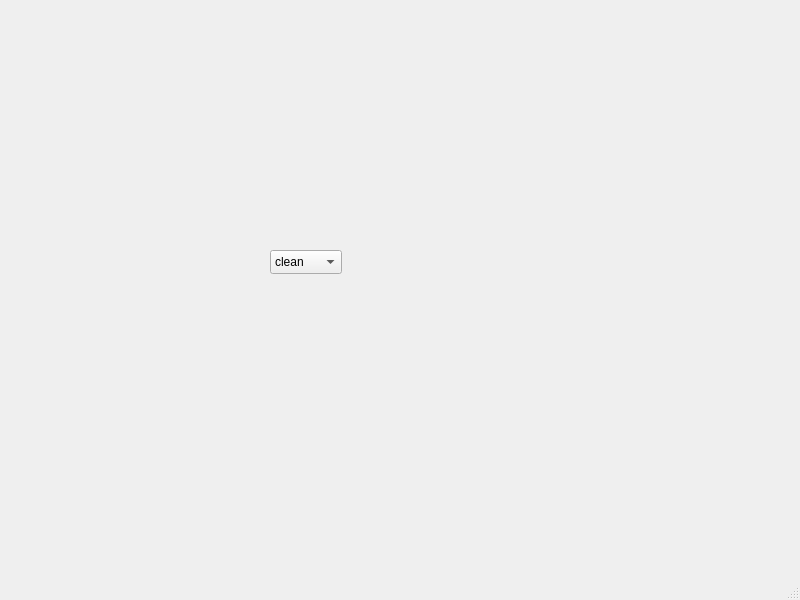
<?xml version="1.0" encoding="UTF-8"?>
<ui version="4.0">
 <class>MainWindow</class>
 <widget class="QMainWindow" name="MainWindow">
  <property name="geometry">
   <rect>
    <x>0</x>
    <y>0</y>
    <width>800</width>
    <height>600</height>
   </rect>
  </property>
  <property name="windowTitle">
   <string>MainWindow</string>
  </property>
  <widget class="QWidget" name="centralwidget">
   <widget class="QComboBox" name="comboBox">
    <property name="geometry">
     <rect>
      <x>270</x>
      <y>250</y>
      <width>72</width>
      <height>24</height>
     </rect>
    </property>
    <item>
     <property name="text">
      <string>clean</string>
     </property>
    </item>
    <item>
     <property name="text">
      <string>rectangle</string>
     </property>
    </item>
    <item>
     <property name="text">
      <string>circle</string>
     </property>
    </item>
   </widget>
  </widget>
  <widget class="QMenuBar" name="menubar">
   <property name="geometry">
    <rect>
     <x>0</x>
     <y>0</y>
     <width>800</width>
     <height>21</height>
    </rect>
   </property>
  </widget>
  <widget class="QStatusBar" name="statusbar"/>
 </widget>
 <resources/>
 <connections>
  <connection>
   <sender>comboBox</sender>
   <signal>activated(int)</signal>
   <receiver>MainWindow</receiver>
   <slot>SelectedDraw(int)</slot>
   <hints>
    <hint type="sourcelabel">
     <x>305</x>
     <y>282</y>
    </hint>
    <hint type="destinationlabel">
     <x>399</x>
     <y>299</y>
    </hint>
   </hints>
  </connection>
 </connections>
 <slots>
  <slot>SelectedDraw(int)</slot>
 </slots>
</ui>
